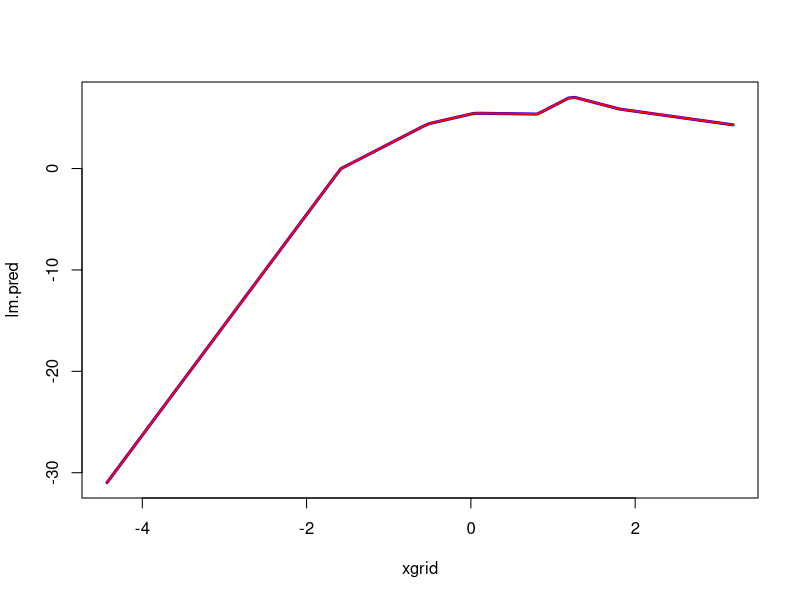

This figure's R source:

rm(list=ls())
library(data.table)
library(splines)

## Generate random data
set.seed(1)
N=30
X = rnorm(N, mean=0, sd=2)
y = 5 + 2*X - 1*X^2 + 0.1*X^3 + rnorm(N)

dt = data.table(y,X)

# Estimate coefficients
K=7; D=1
lm.fit = lm( y ~ bs(X, df=K, degree=D), data=dt)
summary(lm.fit)

## Now predict & plot predicted values using 2 different methods:
# 1) Using predict() function.
# 2) Obtaining bs() matrix and multiplying by estimated coefficients.

# Create x-grid to predict on
xgrid = seq(from = min(X), to = max(X), length.out=100)

# 1) Predict using predict() command
lm.pred = predict(lm.fit, newdata=data.table(X=xgrid))

# 2) Predict by multiplying spline basis by coefficients
# 2a) First create spline basis using the same knots (etc.) used in the regression
spline.basis.in.reg = lm.fit$model$`bs(X, df = K, degree = D)`
spline.basis.in.reg
knots.in.regression = attr(spline.basis.in.reg,'knots')
transformed.x = bs(xgrid, knots=knots.in.regression, degree=D)

# 2b) Multiply basis of xgrid by coefficients. Don't forget to account for the constant in the regression.
lm.pred.matrix = cbind(1,transformed.x) %*% lm.fit$coefficients


## Compare results from two methods
results = cbind(lm.pred, lm.pred.matrix)
results[,1] - results[,2] # they're the same

# Plot them: they're the same
plot(lm.pred ~ xgrid, type='l', col='blue', lwd=3)
lines(lm.pred.matrix ~ xgrid, col='red', lwd=2)
